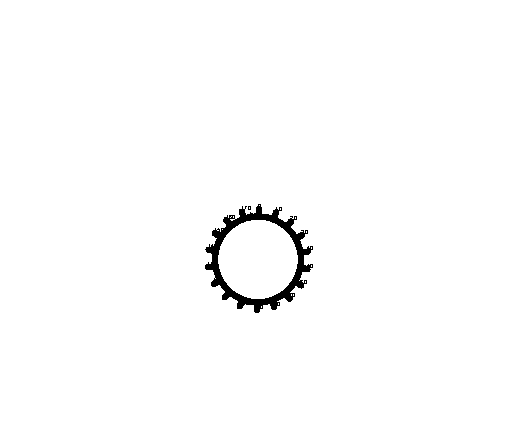

Generate this figure with Python:
import turtle
t = turtle
t.speed(0)

for x in range(180):
	t.width(7)
	t.forward(2)
	t.right(2)
	if(x%10==0):
		t.left(90)
		t.forward(10)
		t.write(x)
		t.backward(10)
		t.width(1)
		t.right(90)

t.done()
